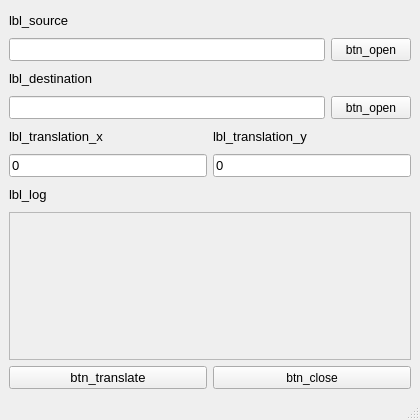
<?xml version="1.0" encoding="UTF-8"?>
<ui version="4.0">
 <class>ToolTranslationClass</class>
 <widget class="QMainWindow" name="ToolTranslationClass">
  <property name="geometry">
   <rect>
    <x>0</x>
    <y>0</y>
    <width>420</width>
    <height>420</height>
   </rect>
  </property>
  <property name="minimumSize">
   <size>
    <width>420</width>
    <height>420</height>
   </size>
  </property>
  <property name="maximumSize">
   <size>
    <width>420</width>
    <height>700</height>
   </size>
  </property>
  <property name="windowTitle">
   <string>Translation Tool</string>
  </property>
  <widget class="QWidget" name="centralwidget">
   <layout class="QVBoxLayout" name="verticalLayout">
    <item>
     <widget class="QLabel" name="lbl_source">
      <property name="minimumSize">
       <size>
        <width>0</width>
        <height>23</height>
       </size>
      </property>
      <property name="maximumSize">
       <size>
        <width>16777215</width>
        <height>23</height>
       </size>
      </property>
      <property name="font">
       <font>
        <pointsize>10</pointsize>
       </font>
      </property>
      <property name="toolTip">
       <string notr="true"/>
      </property>
      <property name="text">
       <string>lbl_source</string>
      </property>
     </widget>
    </item>
    <item>
     <layout class="QHBoxLayout" name="horizontalLayout" stretch="1,0">
      <item>
       <widget class="QLineEdit" name="in_source">
        <property name="enabled">
         <bool>true</bool>
        </property>
        <property name="minimumSize">
         <size>
          <width>0</width>
          <height>23</height>
         </size>
        </property>
        <property name="maximumSize">
         <size>
          <width>16777215</width>
          <height>23</height>
         </size>
        </property>
        <property name="font">
         <font>
          <pointsize>10</pointsize>
         </font>
        </property>
        <property name="toolTip">
         <string notr="true"/>
        </property>
        <property name="text">
         <string notr="true"/>
        </property>
        <property name="readOnly">
         <bool>false</bool>
        </property>
       </widget>
      </item>
      <item>
       <widget class="QPushButton" name="btn_source">
        <property name="minimumSize">
         <size>
          <width>0</width>
          <height>23</height>
         </size>
        </property>
        <property name="maximumSize">
         <size>
          <width>16777215</width>
          <height>23</height>
         </size>
        </property>
        <property name="toolTip">
         <string notr="true"/>
        </property>
        <property name="text">
         <string>btn_open</string>
        </property>
       </widget>
      </item>
     </layout>
    </item>
    <item>
     <widget class="QLabel" name="lbl_destination">
      <property name="minimumSize">
       <size>
        <width>0</width>
        <height>23</height>
       </size>
      </property>
      <property name="maximumSize">
       <size>
        <width>16777215</width>
        <height>23</height>
       </size>
      </property>
      <property name="font">
       <font>
        <pointsize>10</pointsize>
       </font>
      </property>
      <property name="text">
       <string>lbl_destination</string>
      </property>
     </widget>
    </item>
    <item>
     <layout class="QHBoxLayout" name="horizontalLayout_2" stretch="1,0">
      <item>
       <widget class="QLineEdit" name="in_destination">
        <property name="enabled">
         <bool>true</bool>
        </property>
        <property name="minimumSize">
         <size>
          <width>0</width>
          <height>23</height>
         </size>
        </property>
        <property name="maximumSize">
         <size>
          <width>16777215</width>
          <height>23</height>
         </size>
        </property>
        <property name="font">
         <font>
          <pointsize>10</pointsize>
         </font>
        </property>
        <property name="text">
         <string notr="true"/>
        </property>
        <property name="readOnly">
         <bool>false</bool>
        </property>
       </widget>
      </item>
      <item>
       <widget class="QPushButton" name="btn_destination">
        <property name="minimumSize">
         <size>
          <width>0</width>
          <height>23</height>
         </size>
        </property>
        <property name="maximumSize">
         <size>
          <width>16777215</width>
          <height>23</height>
         </size>
        </property>
        <property name="text">
         <string>btn_open</string>
        </property>
       </widget>
      </item>
     </layout>
    </item>
    <item>
     <layout class="QGridLayout" name="gridLayout">
      <item row="0" column="0">
       <widget class="QLabel" name="lbl_traslation_x">
        <property name="minimumSize">
         <size>
          <width>0</width>
          <height>23</height>
         </size>
        </property>
        <property name="maximumSize">
         <size>
          <width>16777215</width>
          <height>23</height>
         </size>
        </property>
        <property name="font">
         <font>
          <pointsize>10</pointsize>
         </font>
        </property>
        <property name="toolTip">
         <string notr="true"/>
        </property>
        <property name="text">
         <string>lbl_translation_x</string>
        </property>
       </widget>
      </item>
      <item row="0" column="1">
       <widget class="QLabel" name="lbl_traslation_y">
        <property name="minimumSize">
         <size>
          <width>0</width>
          <height>23</height>
         </size>
        </property>
        <property name="maximumSize">
         <size>
          <width>16777215</width>
          <height>23</height>
         </size>
        </property>
        <property name="font">
         <font>
          <pointsize>10</pointsize>
         </font>
        </property>
        <property name="toolTip">
         <string notr="true"/>
        </property>
        <property name="text">
         <string>lbl_translation_y</string>
        </property>
       </widget>
      </item>
      <item row="1" column="0">
       <widget class="QLineEdit" name="in_traslation_x">
        <property name="minimumSize">
         <size>
          <width>0</width>
          <height>23</height>
         </size>
        </property>
        <property name="maximumSize">
         <size>
          <width>16777215</width>
          <height>23</height>
         </size>
        </property>
        <property name="font">
         <font>
          <pointsize>10</pointsize>
         </font>
        </property>
        <property name="toolTip">
         <string notr="true"/>
        </property>
        <property name="text">
         <string notr="true">0</string>
        </property>
       </widget>
      </item>
      <item row="1" column="1">
       <widget class="QLineEdit" name="in_traslation_y">
        <property name="minimumSize">
         <size>
          <width>0</width>
          <height>23</height>
         </size>
        </property>
        <property name="maximumSize">
         <size>
          <width>16777215</width>
          <height>23</height>
         </size>
        </property>
        <property name="font">
         <font>
          <pointsize>10</pointsize>
         </font>
        </property>
        <property name="toolTip">
         <string notr="true"/>
        </property>
        <property name="text">
         <string notr="true">0</string>
        </property>
       </widget>
      </item>
     </layout>
    </item>
    <item>
     <widget class="QLabel" name="lbl_log">
      <property name="minimumSize">
       <size>
        <width>0</width>
        <height>23</height>
       </size>
      </property>
      <property name="maximumSize">
       <size>
        <width>16777215</width>
        <height>23</height>
       </size>
      </property>
      <property name="font">
       <font>
        <pointsize>10</pointsize>
       </font>
      </property>
      <property name="toolTip">
       <string notr="true"/>
      </property>
      <property name="text">
       <string>lbl_log</string>
      </property>
     </widget>
    </item>
    <item>
     <widget class="QPlainTextEdit" name="out_log">
      <property name="enabled">
       <bool>false</bool>
      </property>
      <property name="font">
       <font>
        <pointsize>10</pointsize>
       </font>
      </property>
      <property name="acceptDrops">
       <bool>false</bool>
      </property>
      <property name="toolTip">
       <string notr="true"/>
      </property>
      <property name="horizontalScrollBarPolicy">
       <enum>Qt::ScrollBarAsNeeded</enum>
      </property>
      <property name="undoRedoEnabled">
       <bool>false</bool>
      </property>
      <property name="readOnly">
       <bool>true</bool>
      </property>
     </widget>
    </item>
    <item>
     <layout class="QHBoxLayout" name="horizontalLayout_3">
      <item>
       <widget class="QPushButton" name="btn_translate">
        <property name="minimumSize">
         <size>
          <width>0</width>
          <height>23</height>
         </size>
        </property>
        <property name="maximumSize">
         <size>
          <width>16777215</width>
          <height>23</height>
         </size>
        </property>
        <property name="font">
         <font>
          <pointsize>10</pointsize>
         </font>
        </property>
        <property name="toolTip">
         <string notr="true"/>
        </property>
        <property name="text">
         <string>btn_translate</string>
        </property>
       </widget>
      </item>
      <item>
       <widget class="QPushButton" name="btn_close">
        <property name="minimumSize">
         <size>
          <width>0</width>
          <height>23</height>
         </size>
        </property>
        <property name="maximumSize">
         <size>
          <width>16777215</width>
          <height>23</height>
         </size>
        </property>
        <property name="toolTip">
         <string notr="true"/>
        </property>
        <property name="text">
         <string>btn_close</string>
        </property>
       </widget>
      </item>
     </layout>
    </item>
   </layout>
  </widget>
  <widget class="QMenuBar" name="menubar">
   <property name="geometry">
    <rect>
     <x>0</x>
     <y>0</y>
     <width>420</width>
     <height>22</height>
    </rect>
   </property>
  </widget>
  <widget class="QStatusBar" name="statusbar"/>
 </widget>
 <resources/>
 <connections/>
</ui>
